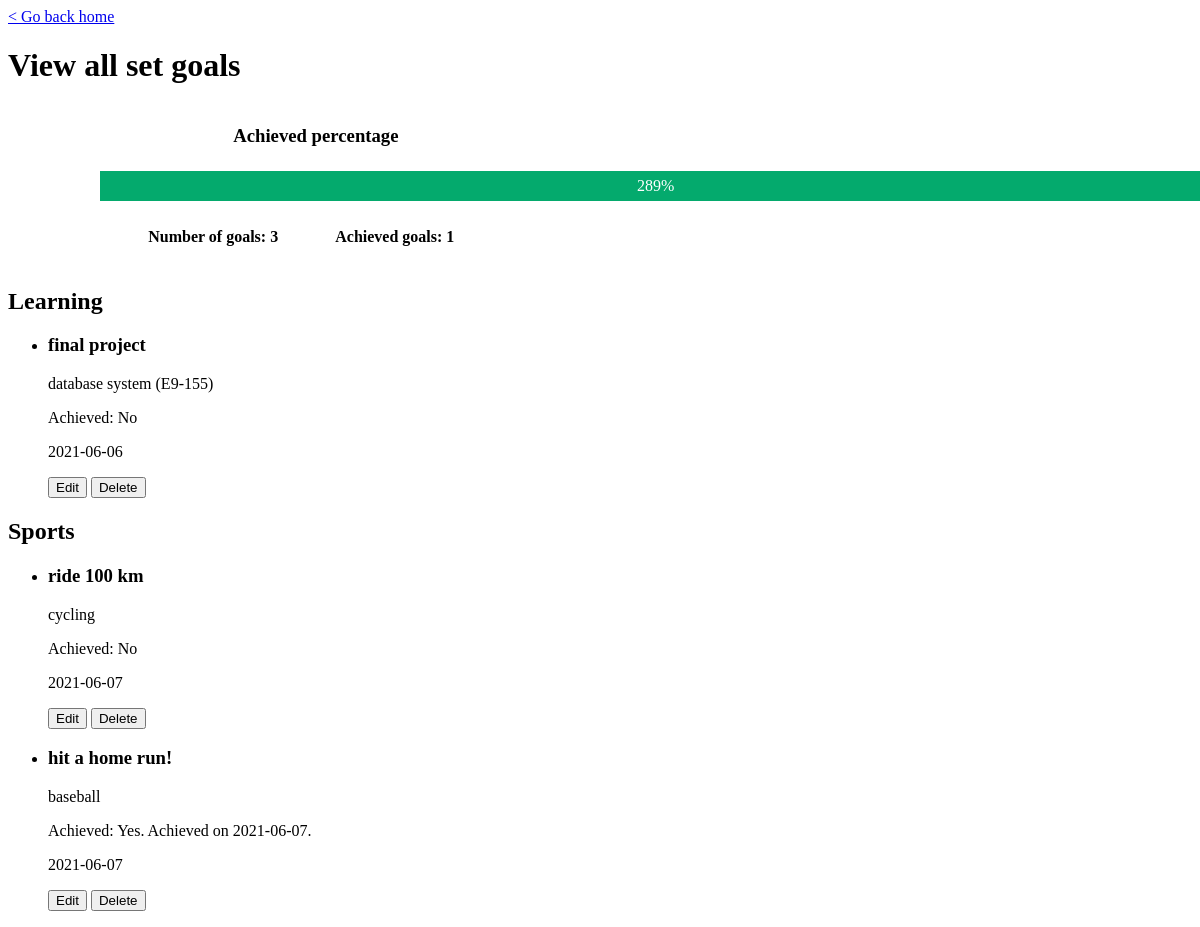
Page /goals/listAll on the earlier database version.
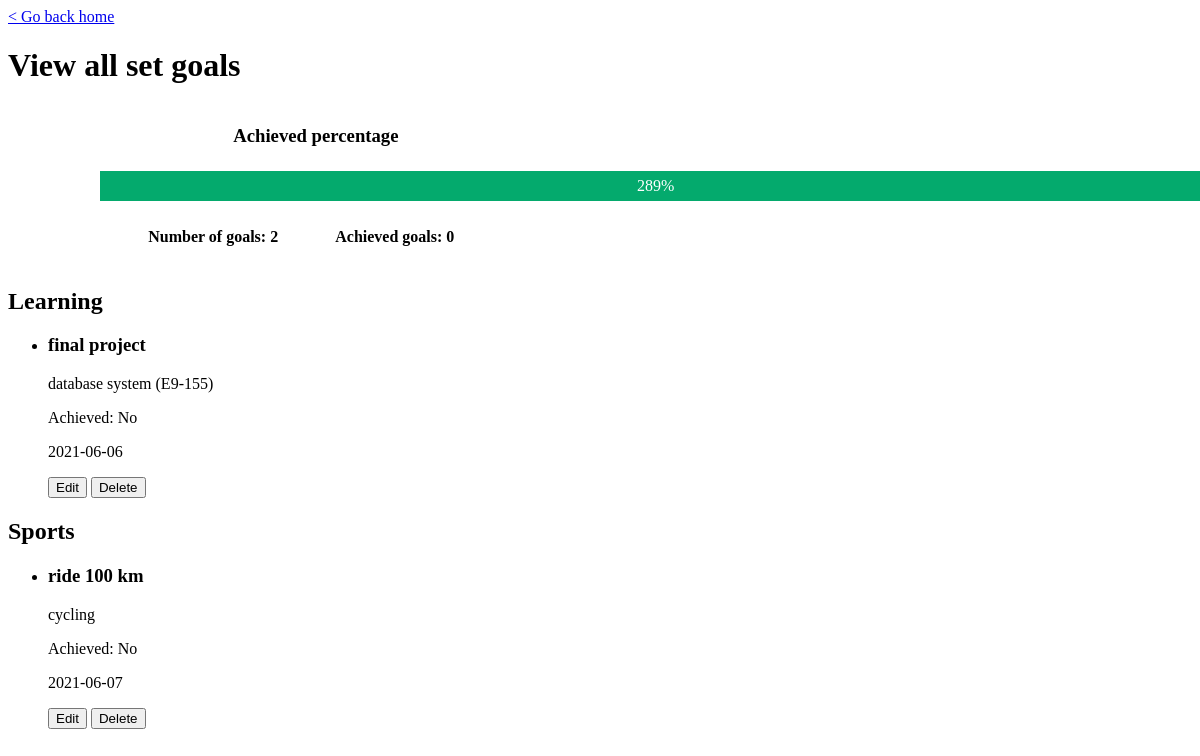
Same page on the later database version.
### MainApp/models.py (models this page shows, shortened)
class Goals(db.Model):
    __tablename__ = 'Goals'
    GoalNumber = db.Column(db.CHAR(6), primary_key=True)
    ItemNumber = db.Column(db.CHAR(6), db.ForeignKey('Items.ItemNumber', ondelete='CASCADE'), nullable=False)
    Goal = db.Column(db.VARCHAR(100), nullable=False)
    Achieved = db.Column(db.CHAR(1), nullable=False)
    SetDate = db.Column(db.CHAR(10))
    AchieveDate = db.Column(db.CHAR(10))
    '''
    __table_args__ = (
        db.ForeignKeyConstraint(['ItemNumber'], ['Items.ItemNumber']),
    )
    '''
    goal_referenced_by_record = db.relationship('Records', lazy=True, foreign_keys='Records.GoalNumber')

class Items(db.Model):
    __tablename__ = 'Items'
    Category = db.Column(db.VARCHAR(20), nullable=False)
    ItemNumber = db.Column(db.CHAR(6), primary_key=True)
    Name = db.Column(db.VARCHAR(50), nullable=False)
    item_referenced_by_record = db.relationship('Records', lazy=True, cascade='delete')
    item_referenced_by_goal = db.relationship('Goals', lazy=True, cascade='delete')

### main.py (the view)
@app.route('/goals/listAll')
def goals_listAll():
    return goals_views.listGoals()

### MainApp/templates/goals/goal_listAll.html (shortened to what this page needs)
<!doctype html>
<html>
    <link rel="stylesheet" href="/static/goals/goal_listAll_css.css">
    <body onload="setInfo()">
        <a href="/home" title="go to Homepage">&lt; Go back home</a>
        <div class="titleContainer">
            <h1 class="containerTitle">View all set goals</h1>
            <div id="progressContainer">
                <div class="progress" id="messageContainer">
                    <h3 class="message">Achieved percentage</h3>
                </div>
                <div class="progress" id="barContainer">
                    <div id="bar">{{percentage}}%</div>
                </div>
            </div>
            <div id="progressDetailContainer">
                <div class="progressDetail" id="numberOfGoalsContainer">
                    <h4 class="numberOfGoals">Number of goals: {{numberOfGoals}}</h4>
                </div>
                <div class="progressDetail" id="numberOfAchievedGoals">
                    <h4 class="numberOfAchievedGoals">Achieved goals: {{numberOfAchievedGoals}}</h4>
                </div>
            </div>
        </div>
        <div class="goals" id="goalContainer">
            <h2 class="learningGoals">Learning</h2>
            <ul class="learningGoals">
                {% for g in learningGoals %}
                <li class="learningGoals" id="learningGoalsList">
                    <h3 class="goal" id="goal">{{g.Goal}}</h3>
                    {% if g.Category == 'Learning' %}
                        <p class="goal" id="item">{{g.Name}} ({{g.ItemNumber}})</p>
                    {% else %}
                        <p class="goal" id="item">{{g.Name}}</p>
                    {% endif %}
                    {% if g.Achieved == 'Y' %}
                        <p class="goal" id="achieveInfo">Achieved: Yes. Achieved on {{g.AchieveDate}}.</p>
                    {% else %}
                        <p class="goal" id="achieveInfo">Achieved: No</p>
                    {% endif %}
                    <p class="goal" id="setDate">{{g.SetDate}}</p>
                    <button id="modifyRequestButton" onclick="sendModifyRequest('{{g.GoalNumber}}')">Edit</button>
                    <button id="deleteRequestButton" onclick="deleteWarn('{{g.GoalNumber}}')">Delete</button>
                </li>
                {% endfor %}
            </ul>
            <h2 class="sportsGoals">Sports</h2>
            <ul class="sportsGoals">
                {% for g in sportsGoals %}
                <li class="sportsGoals" id="sportsGoalsList">
                    <h3 class="goal" id="goal">{{g.Goal}}</h3>
                    {% if g.Category == 'Learning' %}
                        <p class="goal" id="item">{{g.Name}} ({{g.ItemNumber}})</p>
                    {% else %}
                        <p class="goal" id="item">{{g.Name}}</p>
                    {% endif %}
                    {% if g.Achieved == 'Y' %}
                        <p class="goal" id="achieveInfo">Achieved: Yes. Achieved on {{g.AchieveDate}}.</p>
                    {% else %}
                        <p class="goal" id="achieveInfo">Achieved: No</p>
                    {% endif %}
                    <p class="goal" id="setDate">{{g.SetDate}}</p>
                    <button id="modifyRequestButton" onclick="sendModifyRequest('{{g.GoalNumber}}')">Edit</button>
                    <button id="deleteRequestButton" onclick="deleteWarn('{{g.GoalNumber}}')">Delete</button>
                </li>
                {% endfor %}
            </ul>
        </div>
    </body>
</html>

### MainApp/static/goals/goal_listAll_css.css (style rules this page uses)
#progressContainer { width: 50%; text-align: center; display: inline-block; }
.progress { display: inline-block; }
#messageContainer { width: auto; text-align: left; margin: 0% 1% 0% 5%; }
#barContainer { width: 65%; background-color: rgb(197, 197, 197); margin: 1% 5% 1% 1%; align-items: center; }
#bar { width: 0%; height: 30px; background-color: #04AA6D; text-align: center; line-height: 30px; color: white; }
#numberOfAchievedGoals { margin: 0; }
#progressDetailContainer { width: 50%; text-align: center; display: inline-block; }
.progressDetail { width: 30%; display: inline-block; }

Differences in the rows shown:
removed Goals: Goal "hit a home run!", Name "baseball", AchieveDate "2021-06-07", SetDate "2021-06-07", shown under "Sports"
Other differences:
{{ numberOfGoals }}: "3" → "2"
{{ numberOfAchievedGoals }}: "1" → "0"
